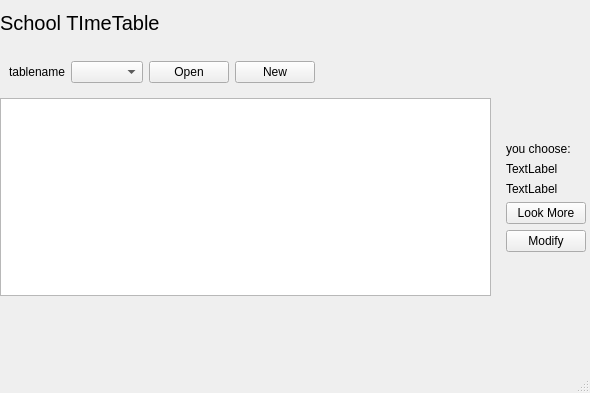
<?xml version="1.0" encoding="UTF-8"?>
<ui version="4.0">
 <class>Classtable</class>
 <widget class="QMainWindow" name="Classtable">
  <property name="geometry">
   <rect>
    <x>0</x>
    <y>0</y>
    <width>590</width>
    <height>393</height>
   </rect>
  </property>
  <property name="windowTitle">
   <string>MainWindow</string>
  </property>
  <widget class="QWidget" name="centralwidget">
   <widget class="QWidget" name="widget_4" native="true">
    <property name="geometry">
     <rect>
      <x>0</x>
      <y>98</y>
      <width>595</width>
      <height>198</height>
     </rect>
    </property>
    <property name="sizePolicy">
     <sizepolicy hsizetype="Expanding" vsizetype="Expanding">
      <horstretch>0</horstretch>
      <verstretch>0</verstretch>
     </sizepolicy>
    </property>
    <layout class="QHBoxLayout" name="horizontalLayout_2">
     <item>
      <widget class="QTableWidget" name="tableWidget">
       <property name="enabled">
        <bool>true</bool>
       </property>
       <property name="sizePolicy">
        <sizepolicy hsizetype="Expanding" vsizetype="Expanding">
         <horstretch>0</horstretch>
         <verstretch>0</verstretch>
        </sizepolicy>
       </property>
      </widget>
     </item>
     <item>
      <widget class="QWidget" name="widget_3" native="true">
       <property name="sizePolicy">
        <sizepolicy hsizetype="Fixed" vsizetype="Fixed">
         <horstretch>0</horstretch>
         <verstretch>0</verstretch>
        </sizepolicy>
       </property>
       <layout class="QGridLayout" name="gridLayout_2">
        <item row="1" column="0">
         <widget class="QLabel" name="label_4">
          <property name="text">
           <string>TextLabel</string>
          </property>
         </widget>
        </item>
        <item row="3" column="0">
         <widget class="QPushButton" name="pushButton">
          <property name="text">
           <string>Look More</string>
          </property>
         </widget>
        </item>
        <item row="0" column="0">
         <widget class="QLabel" name="label_3">
          <property name="text">
           <string>you choose:</string>
          </property>
         </widget>
        </item>
        <item row="4" column="0">
         <widget class="QPushButton" name="pushButton_2">
          <property name="text">
           <string>Modify</string>
          </property>
         </widget>
        </item>
        <item row="2" column="0">
         <widget class="QLabel" name="label_5">
          <property name="text">
           <string>TextLabel</string>
          </property>
         </widget>
        </item>
       </layout>
      </widget>
     </item>
    </layout>
   </widget>
   <widget class="QWidget" name="widget_2" native="true">
    <property name="geometry">
     <rect>
      <x>0</x>
      <y>302</y>
      <width>595</width>
      <height>58</height>
     </rect>
    </property>
    <layout class="QFormLayout" name="formLayout"/>
   </widget>
   <widget class="QWidget" name="widget" native="true">
    <property name="geometry">
     <rect>
      <x>0</x>
      <y>0</y>
      <width>595</width>
      <height>92</height>
     </rect>
    </property>
    <layout class="QFormLayout" name="formLayout_2">
     <item row="0" column="0">
      <widget class="QLabel" name="label">
       <property name="sizePolicy">
        <sizepolicy hsizetype="Expanding" vsizetype="Expanding">
         <horstretch>0</horstretch>
         <verstretch>0</verstretch>
        </sizepolicy>
       </property>
       <property name="font">
        <font>
         <pointsize>15</pointsize>
        </font>
       </property>
       <property name="text">
        <string>School TImeTable</string>
       </property>
      </widget>
     </item>
     <item row="1" column="0">
      <widget class="QWidget" name="widget_5" native="true">
       <layout class="QHBoxLayout" name="horizontalLayout">
        <item>
         <widget class="QLabel" name="label_2">
          <property name="text">
           <string>tablename</string>
          </property>
         </widget>
        </item>
        <item>
         <widget class="QComboBox" name="comboBox"/>
        </item>
        <item>
         <widget class="QPushButton" name="pushButton_4">
          <property name="text">
           <string>Open</string>
          </property>
         </widget>
        </item>
        <item>
         <widget class="QPushButton" name="pushButton_5">
          <property name="text">
           <string>New</string>
          </property>
         </widget>
        </item>
       </layout>
      </widget>
     </item>
    </layout>
   </widget>
  </widget>
  <widget class="QMenuBar" name="menubar">
   <property name="geometry">
    <rect>
     <x>0</x>
     <y>0</y>
     <width>590</width>
     <height>25</height>
    </rect>
   </property>
  </widget>
  <widget class="QStatusBar" name="statusbar"/>
 </widget>
 <resources/>
 <connections/>
</ui>
